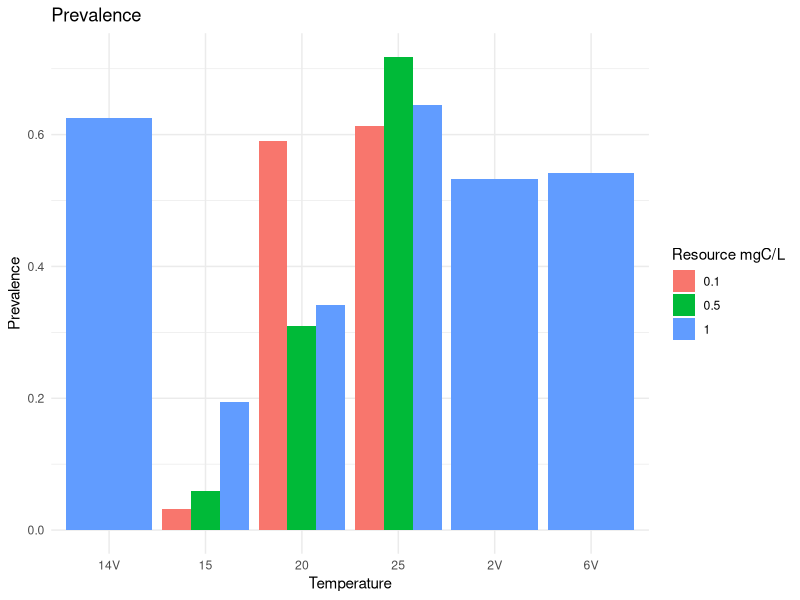
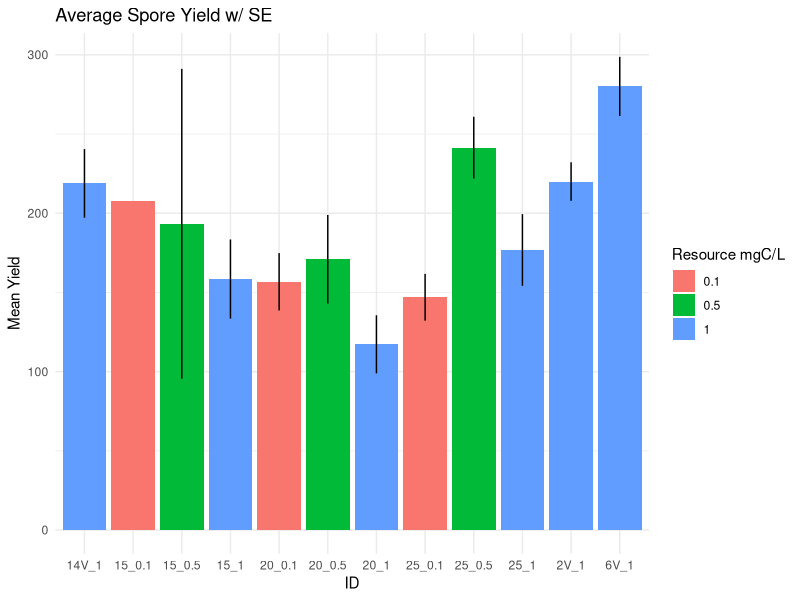
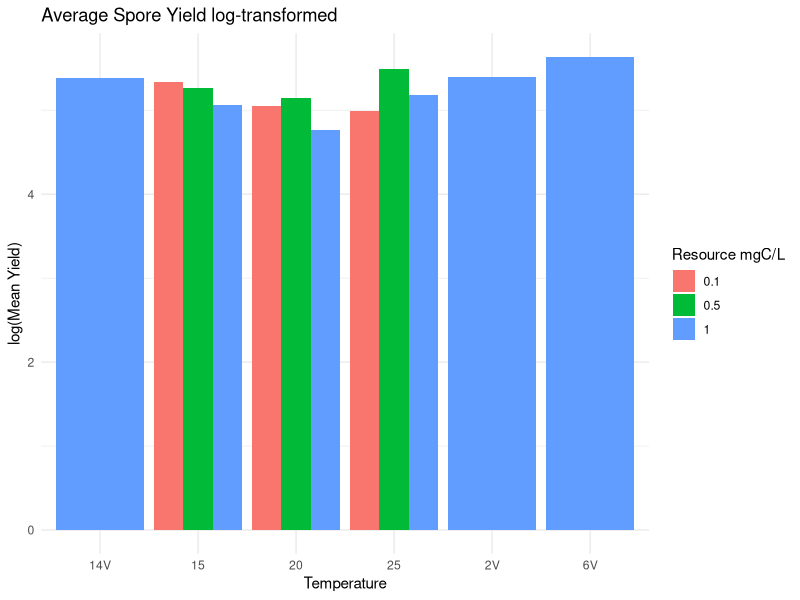
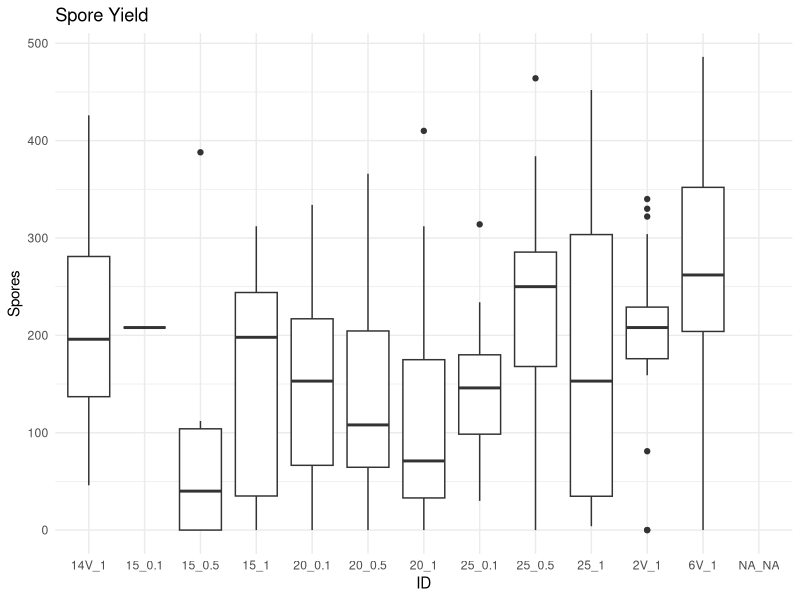
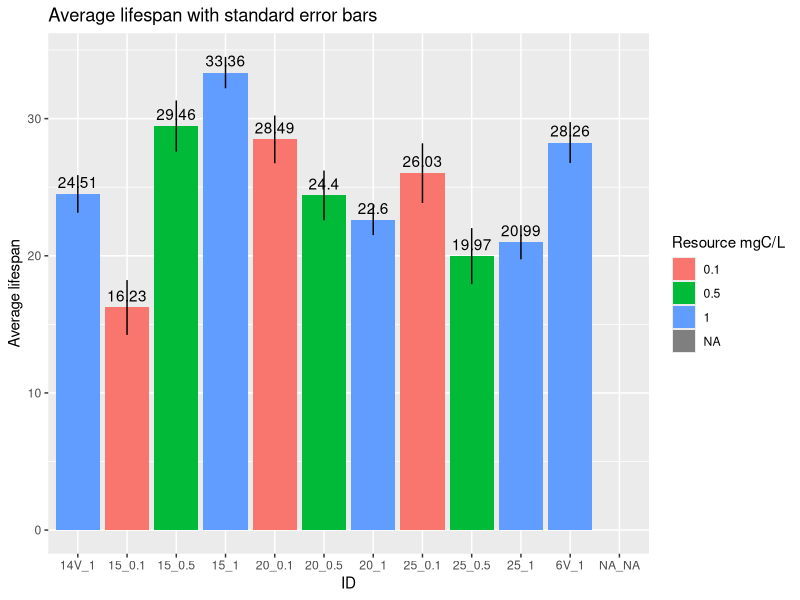

Source code (R) for these figures, in order:
## ---- chunk 1
knitr::opts_chunk$set(echo = TRUE)
knitr::opts_chunk$set(tidy.opts=list(width.cutoff=50),tidy=TRUE)
## ---- chunk 2
library(tidyverse)
library(magrittr)
library(lubridate)
library(here)
## ---- chunk 3
# treatments <- read_csv(here("raw_data/treatments.csv"))
# fitness <- read_csv(here("raw_data/fitness.csv"))
mort <- read_csv(here("raw_data/main_mort_data.csv"))
## ---- chunk 4
prev_threshold = 3125
## ---- chunk 5
mort %<>% mutate(ID = paste(temp, resource,sep = "_"))

prevalence <- mort %>% drop_na(inf) #remove observations with NA for infection status

prevalence %<>% rename(.,infection_status = inf)

treatment_factors <- prevalence %>% dplyr::select(ID,temp,resource)
treatment_factors %<>% rename(.,temperature = temp)
treatment_factors %<>% distinct()

prevalence %<>% group_by(ID) %>% summarize(n = n(), prev = sum(infection_status)/n())
prevalence %<>% left_join(.,treatment_factors)
prevalence %>% ggplot(.,aes(x=as.factor(temperature),y=prev, fill=as.factor(resource))) +
  geom_col(position="dodge") + 
  labs(title = "Prevalence", fill = "Resource mgC/L", x = "Temperature", y = "Prevalence") + theme_minimal()
## ---- chunk 6
mort %<>% mutate(spore_yield = spore_RAW*(spore_water_added+1))

spores <- mort %>% filter(spore_yield>0) %>% group_by(ID) %>% 
  summarize(mean_yield = mean(spore_yield, na.rm=T), 
            # NAs removed but there should be no NAs after the filter
            var = var(spore_yield, na.rm = T), 
            se = sqrt(var(spore_yield, na.rm = T)/n()))
spores %<>% left_join(.,treatment_factors)
spores %>% ggplot(., aes(x=ID, y=mean_yield, fill=as.factor(resource))) + 
  geom_col(position="dodge") + 
  geom_linerange(aes(ymin = mean_yield-se, ymax = mean_yield+se)) +
  labs(title = "Average Spore Yield w/ SE", y = "Mean Yield", fill = "Resource mgC/L", x = "ID") + theme_minimal()
spores %>% ggplot(., aes(x=as.factor(temperature), y=log(mean_yield), fill=as.factor(resource))) + 
  geom_col(position="dodge") + 
  labs(title = "Average Spore Yield log-transformed", y = "log(Mean Yield)", fill = "Resource mgC/L", x = "Temperature") + theme_minimal()
mort %>% ggplot(., aes(x=ID, y=spore_yield)) + 
  geom_boxplot() + 
  labs(title = "Spore Yield", y = "Spores", x = "ID") + theme_minimal()
## ---- chunk 7
# spore_prev <- left_join(spores, prevalence)
# spore_prev %<>% mutate(.,potential = mean_yield*prev)
# spore_prev %>% ggplot(.,aes(x=ID, y=potential)) + geom_col()
## ---- chunk 8
lifespan <- mort %>% select(ID, mortality_day)
lifespan %<>% mutate(birth_day = "4/5/22")
#mdy(lifespan$birth_date)
lifespan %<>% transmute(ID=ID, birthday=mdy(birth_day), deathday=mdy(mortality_day))
lifespan %<>% mutate(span = deathday - birthday)
lifespan %<>% left_join(.,treatment_factors)


mean_span <- lifespan %>% group_by(ID) %>% summarize(mean_span = mean(span, na.rm=T),
                                                     var = var(span, na.rm = T),
                                                     se = sqrt(var(span, na.rm = T)/n()),
                                                     resource = unique(resource),
                                                     temperature = unique(temperature))

mean_span %<>% filter(ID!="2V_1")

mean_span %>% ggplot(.,aes(x=ID, y=as.numeric(mean_span), fill=as.factor(resource))) +
  geom_col(position="dodge") + 
  geom_linerange(aes(ymin = mean_span-se, ymax = mean_span+se)) +
  geom_text(aes(label=round(as.numeric(mean_span), digits = 2)), vjust = -0.5) +
  labs(title = "Average lifespan with standard error bars", y = "Average lifespan", fill = "Resource mgC/L")

# lifespan %>% drop_na() %>% ggplot(.,aes(x=as.factor(temperature), y = as.numeric(span), fill=as.factor(resource))) + geom_boxplot(position="dodge") + labs(title="avearge lifespan", x="temperature", y ="lifespan")
# 
# lifespan %>% drop_na() %>% ggplot(.,aes(x=ID, y = as.numeric(span), fill=as.factor(resource))) + geom_boxplot(position = "dodge") + 
#   stat_summary(geom="text", fun=quantile, aes(label=sprintf("%1.1f", ..y..), color=factor(ID)), position=position_nudge(y=0.35), size=3.5) + theme_minimal() + guides(color=F) + labs(title = "Host lifespan", y = "days", fill = "Resource mgC/L")
## ---- chunk 9
#rmarkdown::render(here('workshop/exploration_main.Rmd'), output_format = "pdf_document",output_file = here("main.pdf"))
